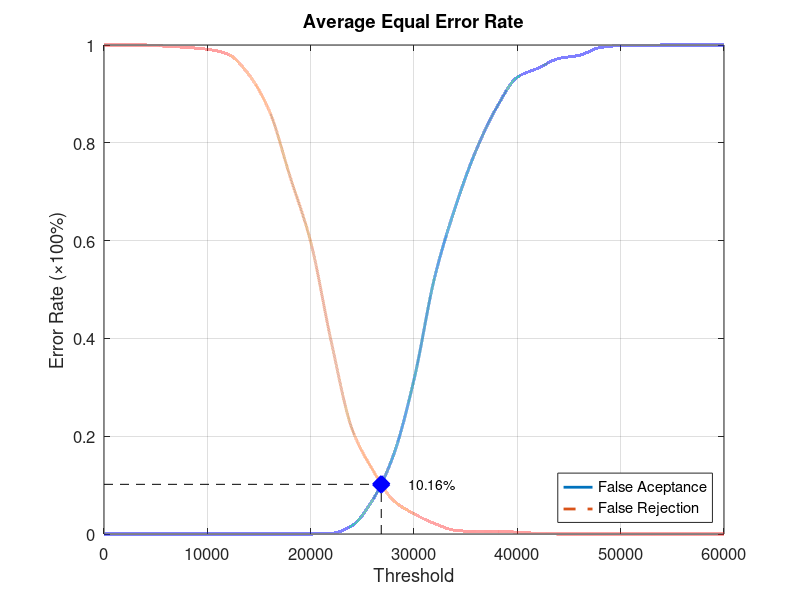
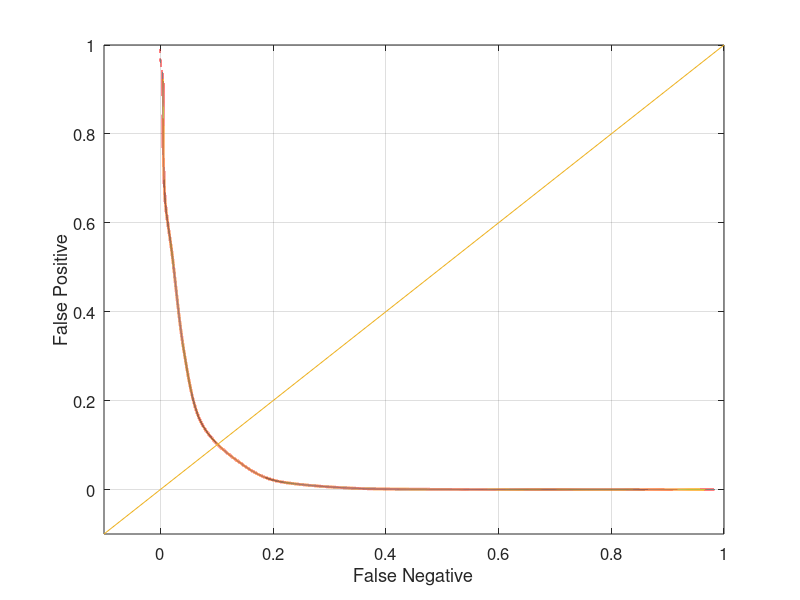

Write MATLAB code to recreate these figures, in order.
function yEER = Experiment2Average
close all;
clear;
clc;
x = 0:2000:60000;
xq = 0:0.5:60000;

y0 = [0 0 0 0 0 0 0 0 0 0 0 0.00131579 0.0171053 0.0697368 0.160526 0.315789 0.525 0.668421 0.784211 0.872368 0.934211 0.952632 0.972368 0.978947 0.994737 0.998684 0.998684 1 1 1 1];
yy0 = interp1(x, y0, xq, 'pchip');
y1 = [1 1 1 0.9975 0.995 0.99125 0.98125 0.94 0.865 0.73125 0.5975 0.3925 0.215 0.13125 0.06875 0.04125 0.02125 0.0075 0.005 0.005 0.00375 0.00125 0 0 0 0 0 0 0 0 0];
yy1 = interp1(x, y1, xq, 'pchip');

% Calculating EER: 
y2 = abs(y0 - y1);
find(y2 == min(y2))
yy2 = abs(yy0 - yy1);
xEER = find(yy2 == min(yy2));
xEERIndex = xq(xEER) % X-axis EER
yEER = yy0(xEER) % Y-axis EER

main = figure
plot(xq, yy0,'-','LineWidth', 2);	hold on
plot(xq, yy1,'--','LineWidth', 2);	hold on
plot([xEERIndex xEERIndex], [0 yEER], 'k--');	hold on
plot([0 xEERIndex], [yEER yEER], 'k--');	hold on
plot(xEERIndex, yEER, 'bx', 'LineWidth', 10);	hold on
text(xEERIndex + 10 * xEERIndex / 100, yEER, [num2str(round((10000 * yEER)) / 100) '%'])
legend('False Aceptance', 'False Rejection', 'Location', 'SouthEast')
xlabel('Threshold')
ylabel('Error Rate (\times100%)')
title('Average Equal Error Rate')
set(gca, 'FontSize', 12)
axis([0 60000 0 1])
grid on

print(main, 'Experiment2AverageMain', '-dpng');
FNRxFPR = figure('Color', [1 1 1]);
plot(yy1, yy0, '-', yy1, yy0, 'LineWidth', 2);
hold on
y = -0.1:0.1:1
plot(y, y); 
set(gca, 'FontSize', 12)
xlabel('False Negative')
ylabel('False Positive')
axis([-0.1 1 -0.1 1])
set(gca, 'FontSize', 12)
grid on

print(FNRxFPR, 'Experiment2AverageFNRxFPR','-dpng');
end
